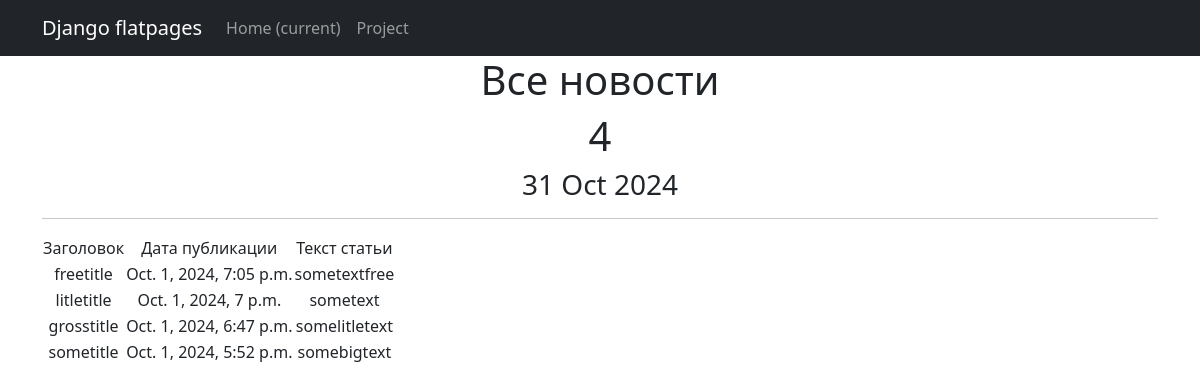
The page /news/ on the database as committed earlier.
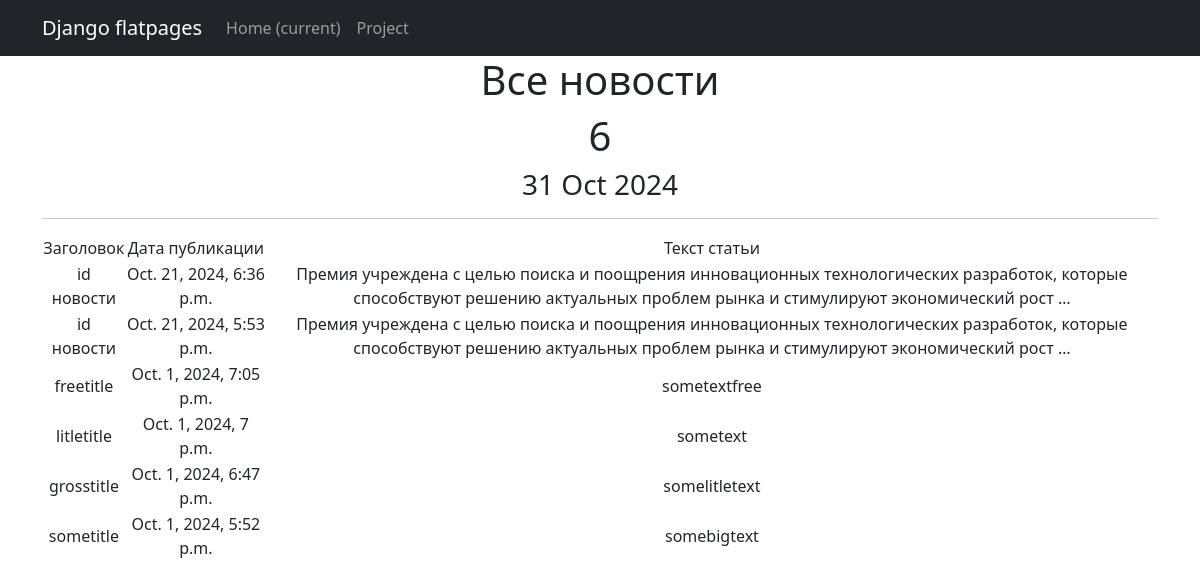
The same page on the database as committed later.
### news_portal/models.py (models this page shows, shortened)
class Post(models.Model):
    author = models.ForeignKey(Author, on_delete=models.CASCADE, related_name='posts')
    post_type = models.CharField(max_length=2, choices=POST_TYPES, default=news)
    time_in = models.DateTimeField(auto_now_add=True)
    category = models.ManyToManyField(Category, through='PostCategory')
    article_title = models.CharField(max_length=200)
    article_text = models.TextField()
    rating = models.IntegerField(default=0)

### news_portal/views.py (the view)
# urls.py: path('', PostList.as_view(), name='post_list'),
class PostList(ListView):
    model = Post
    ordering = '-time_in'
    template_name = 'flatpages/news.html'
    context_object_name = 'posts'
    def get_context_data(self, **kwargs):
        context = super().get_context_data(**kwargs)
        context['time_now'] = datetime.utcnow()
        return context

### news_portal/templates/flatpages/news.html (shortened to what this page needs)
<!DOCTYPE html>
{% extends 'flatpages/default.html' %}
{% block content %}
   <h1>Все новости</h1>
   <h1>{{ posts|length }}</h1>
   <h3>{{ time_now|date:'d M Y' }}</h3>
     <hr>
   {% if posts %}
       <table>
           <tr>
               <td>Заголовок</td>
               <td>Дата публикации</td>
               <td>Текст статьи</td>
           </tr>
           {% for post in posts %}
           <tr>
               <td>{{ post.article_title }}</td>
               <td>{{ post.time_in }}</td>
               <td>{{ post.article_text|truncatewords:20 }}</td>
           </tr>
           {% endfor %}
       </table>
   {% endif %}
{% endblock content %}

Rows that differ between the two databases and show on the page:
added Post: article_title "id новости", time_in "Oct. 21, 2024, 6:36 p.m.", article_text "Премия учреждена с целью поиска и поощрения инновационных технологических разработок, которые способствуют решению актуальных проблем рынка и стимулируют экономический рост …"
added Post: article_title "id новости", time_in "Oct. 21, 2024, 5:53 p.m.", article_text "Премия учреждена с целью поиска и поощрения инновационных технологических разработок, которые способствуют решению актуальных проблем рынка и стимулируют экономический рост …"
Other text that changed with them:
{{ posts|length }}: "4" → "6"
